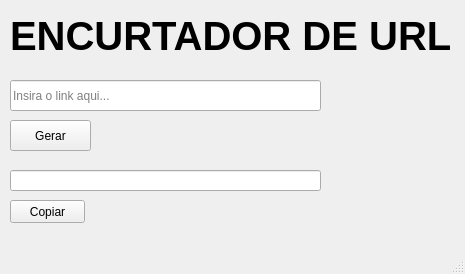
<?xml version="1.0" encoding="UTF-8"?>
<ui version="4.0">
 <class>MainWindow</class>
 <widget class="QMainWindow" name="MainWindow">
  <property name="geometry">
   <rect>
    <x>0</x>
    <y>0</y>
    <width>465</width>
    <height>274</height>
   </rect>
  </property>
  <property name="windowTitle">
   <string>MainWindow</string>
  </property>
  <widget class="QWidget" name="centralwidget">
   <widget class="QLabel" name="label">
    <property name="geometry">
     <rect>
      <x>10</x>
      <y>10</y>
      <width>451</width>
      <height>51</height>
     </rect>
    </property>
    <property name="font">
     <font>
      <family>Arial</family>
      <pointsize>30</pointsize>
      <weight>75</weight>
      <bold>true</bold>
     </font>
    </property>
    <property name="text">
     <string>ENCURTADOR DE URL</string>
    </property>
   </widget>
   <widget class="QLineEdit" name="lineinserir">
    <property name="geometry">
     <rect>
      <x>10</x>
      <y>80</y>
      <width>311</width>
      <height>31</height>
     </rect>
    </property>
    <property name="toolTip">
     <string/>
    </property>
    <property name="statusTip">
     <string/>
    </property>
    <property name="inputMask">
     <string/>
    </property>
    <property name="text">
     <string/>
    </property>
    <property name="placeholderText">
     <string>Insira o link aqui...</string>
    </property>
    <property name="clearButtonEnabled">
     <bool>false</bool>
    </property>
   </widget>
   <widget class="QLineEdit" name="linelink">
    <property name="geometry">
     <rect>
      <x>10</x>
      <y>170</y>
      <width>311</width>
      <height>21</height>
     </rect>
    </property>
    <property name="toolTip">
     <string/>
    </property>
    <property name="statusTip">
     <string/>
    </property>
    <property name="inputMask">
     <string/>
    </property>
    <property name="readOnly">
     <bool>true</bool>
    </property>
    <property name="placeholderText">
     <string/>
    </property>
    <property name="clearButtonEnabled">
     <bool>false</bool>
    </property>
   </widget>
   <widget class="QPushButton" name="pushButton">
    <property name="geometry">
     <rect>
      <x>10</x>
      <y>120</y>
      <width>81</width>
      <height>31</height>
     </rect>
    </property>
    <property name="styleSheet">
     <string notr="true">border-color: rgb(0, 0, 0);</string>
    </property>
    <property name="text">
     <string>Gerar</string>
    </property>
   </widget>
   <widget class="QPushButton" name="pushcopiar">
    <property name="geometry">
     <rect>
      <x>10</x>
      <y>200</y>
      <width>75</width>
      <height>23</height>
     </rect>
    </property>
    <property name="text">
     <string>Copiar</string>
    </property>
   </widget>
   <widget class="QLabel" name="label_2">
    <property name="geometry">
     <rect>
      <x>100</x>
      <y>240</y>
      <width>261</width>
      <height>16</height>
     </rect>
    </property>
    <property name="font">
     <font>
      <pointsize>10</pointsize>
      <weight>75</weight>
      <bold>true</bold>
     </font>
    </property>
    <property name="styleSheet">
     <string notr="true">color: rgb(0, 170, 0);</string>
    </property>
    <property name="text">
     <string/>
    </property>
   </widget>
  </widget>
  <widget class="QStatusBar" name="statusbar"/>
 </widget>
 <resources/>
 <connections/>
</ui>
